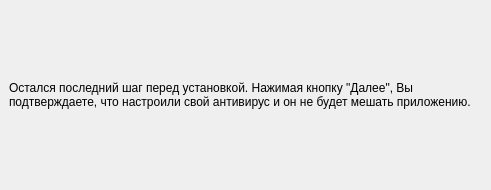
<?xml version="1.0" encoding="UTF-8"?>
<ui version="4.0">
 <class>ReadyToInstallWidget</class>
 <widget class="QWidget" name="ReadyToInstallWidget">
  <property name="geometry">
   <rect>
    <x>0</x>
    <y>0</y>
    <width>491</width>
    <height>190</height>
   </rect>
  </property>
  <property name="minimumSize">
   <size>
    <width>491</width>
    <height>190</height>
   </size>
  </property>
  <property name="windowTitle">
   <string>Окончание установки</string>
  </property>
  <widget class="QLabel" name="label">
   <property name="geometry">
    <rect>
     <x>9</x>
     <y>9</y>
     <width>473</width>
     <height>172</height>
    </rect>
   </property>
   <property name="sizePolicy">
    <sizepolicy hsizetype="Minimum" vsizetype="Preferred">
     <horstretch>0</horstretch>
     <verstretch>0</verstretch>
    </sizepolicy>
   </property>
   <property name="text">
    <string>&lt;html&gt;&lt;head/&gt;&lt;body&gt;&lt;p&gt;Остался последний шаг перед установкой. Нажимая кнопку &amp;quot;Далее&amp;quot;, Вы подтверждаете, что настроили свой антивирус и он не будет мешать приложению.&lt;/p&gt;&lt;/body&gt;&lt;/html&gt;</string>
   </property>
   <property name="wordWrap">
    <bool>true</bool>
   </property>
  </widget>
 </widget>
 <resources/>
 <connections/>
</ui>
